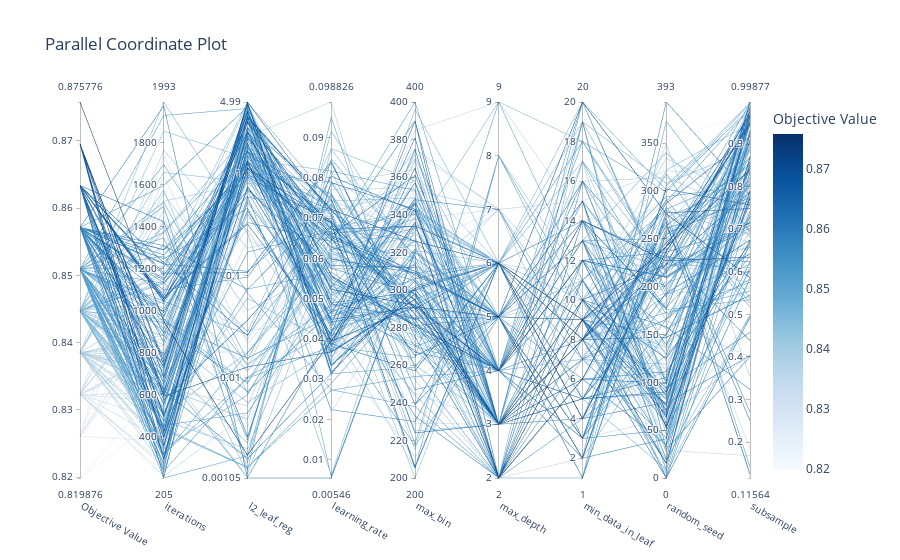

Notebook cell for this chart:
### Code cell
plot_parallel_coordinate(study)

### Figure 1 — Plotly figure (JSON) as saved in the notebook; plotly's stock layout.template omitted (floating-point values rounded to 4 significant figures; data arrays with more than 128 entries replaced by an {"elided": "..."} marker saying what was removed)
{"data": [{"dimensions": [{"label": "Objective Value", "range": [0.8199, 0.8758], "values": {"elided": "200 float values"}}, {"label": "iterations", "range": [205, 1993], "values": {"elided": "200 int values"}}, {"label": "l2_leaf_reg", "range": [-2.98, 0.698], "ticktext": ["0.00105", "0.01", "0.1", "1", "4.99"], "tickvals": [-2.98, -2, -1, 0, 0.698], "values": {"elided": "200 float values"}}, {"label": "learning_rate", "range": [0.00546, 0.09883], "values": {"elided": "200 float values"}}, {"label": "max_bin", "range": [200, 400], "values": {"elided": "200 int values"}}, {"label": "max_depth", "range": [2, 9], "values": {"elided": "200 int values"}}, {"label": "min_data_in_leaf", "range": [1, 20], "values": {"elided": "200 int values"}}, {"label": "random_seed", "range": [0, 393], "values": {"elided": "200 int values"}}, {"label": "subsample", "range": [0.1156, 0.9988], "values": {"elided": "200 float values"}}], "labelangle": 30, "labelside": "bottom", "line": {"color": {"elided": "200 float values"}, "colorbar": {"title": {"text": "Objective Value"}}, "colorscale": [[0, "rgb(247,251,255)"], [0.125, "rgb(222,235,247)"], [0.25, "rgb(198,219,239)"], [0.375, "rgb(158,202,225)"], [0.5, "rgb(107,174,214)"], [0.625, "rgb(66,146,198)"], [0.75, "rgb(33,113,181)"], [0.875, "rgb(8,81,156)"], [1, "rgb(8,48,107)"]], "reversescale": false, "showscale": true}, "type": "parcoords"}], "layout": {"title": {"text": "Parallel Coordinate Plot"}}}
